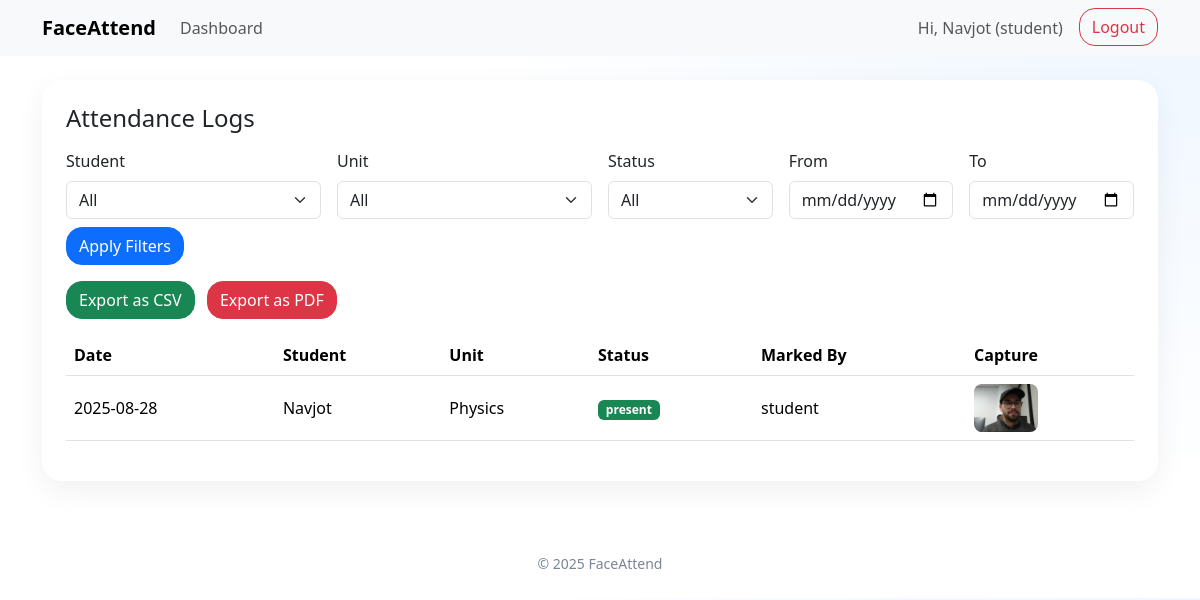
The page /attendance/logs (signed in) on the database its author committed.
### models.py (models this page shows, shortened)
class User(db.Model, UserMixin):
    id = db.Column(db.Integer, primary_key=True)
    name = db.Column(db.String(120), nullable=False)
    email = db.Column(db.String(120), unique=True, nullable=False)
    student_id = db.Column(db.String(50), nullable=True, index=True)
    role = db.Column(db.String(20), nullable=False, default="student")  # student, instructor, admin
    password_hash = db.Column(db.String(256), nullable=False)
    face_image_path = db.Column(db.String(255), nullable=True)  # reference image
    created_at = db.Column(db.DateTime, default=datetime.utcnow, nullable=False)
    enrollments = db.relationship('Enrollment', back_populates='user', cascade="all, delete-orphan")
    attendances = db.relationship('Attendance', back_populates='user', cascade="all, delete-orphan")

class Attendance(db.Model):
    id = db.Column(db.Integer, primary_key=True)
    user_id = db.Column(db.Integer, db.ForeignKey('user.id'), nullable=False, index=True)
    unit_id = db.Column(db.Integer, db.ForeignKey('unit.id'), nullable=False, index=True)
    date = db.Column(db.Date, default=date.today, nullable=False, index=True)
    status = db.Column(db.String(10), default="present", nullable=False)  # present/absent
    captured_image_path = db.Column(db.String(255), nullable=True)
    marked_by = db.Column(db.String(20), default="student", nullable=False)  # student/instructor/admin
    created_at = db.Column(db.DateTime, default=datetime.utcnow, nullable=False)
    user = db.relationship('User', back_populates='attendances')
    unit = db.relationship('Unit', back_populates='attendances')

class Unit(db.Model):
    id = db.Column(db.Integer, primary_key=True)
    name = db.Column(db.String(120), unique=True, nullable=False)
    description = db.Column(db.String(250))
    enrollments = db.relationship('Enrollment', back_populates='unit', cascade="all, delete-orphan")
    attendances = db.relationship('Attendance', back_populates='unit', cascade="all, delete-orphan")

### routes/attendance_routes.py (the view)
@attendance_bp.route('/logs', methods=['GET'])
@login_required
def logs():
    student = request.args.get('student', type=int)
    unit_id = request.args.get('unit_id', type=int)
    status = request.args.get('status', type=str)
    date_from = request.args.get('date_from')
    date_to = request.args.get('date_to')
    q = Attendance.query
    if current_user.role == 'student':
        q = q.filter(Attendance.user_id == current_user.id)
    else:
        if student:
            q = q.filter(Attendance.user_id == student)
    if unit_id:
        q = q.filter(Attendance.unit_id == unit_id)
    if status in ('present', 'absent'):
        q = q.filter(Attendance.status == status)
    if date_from:
        q = q.filter(Attendance.date >= datetime.strptime(date_from, "%Y-%m-%d").date())
    if date_to:
        q = q.filter(Attendance.date <= datetime.strptime(date_to, "%Y-%m-%d").date())
    logs = q.order_by(Attendance.date.desc(), Attendance.id.desc()).all()
    students = User.query.order_by(User.name.asc()).all()
    units = Unit.query.order_by(Unit.name.asc()).all()
    return render_template('logs.html', logs=logs, students=students, units=units)

### routes/auth_routes.py (called while the page is built)
@login_manager.user_loader
def load_user(user_id):
    return User.query.get(int(user_id))

### templates/logs.html (shortened to what this page needs)
{% extends 'base.html' %}
{% block content %}
<div class="card p-4">
  <h4 class="mb-3">Attendance Logs</h4>
  <form class="row g-3 mb-3" method="get">
    <div class="col-md-3">
      <label class="form-label">Student</label>
      <select class="form-select" name="student">
        <option value="">All</option>
      </select>
    </div>
    <div class="col-md-3">
      <label class="form-label">Unit</label>
      <select class="form-select" name="unit_id">
        <option value="">All</option>
      </select>
    </div>
    <div class="col-md-2">
      <label class="form-label">Status</label>
      <select class="form-select" name="status">
        <option value="">All</option>
      </select>
    </div>
    <div class="col-md-2">
      <label class="form-label">From</label>
      <input type="date" class="form-control" name="date_from" value="{{ date_from_filter or '' }}">
    </div>
    <div class="col-md-2">
      <label class="form-label">To</label>
      <input type="date" class="form-control" name="date_to" value="{{ date_to_filter or '' }}">
    </div>
    <div class="col-md-12 mt-2">
      <button class="btn btn-primary">Apply Filters</button>
    </div>
  </form>
  <div class="mb-3">
    <a href="{{ url_for('attendance.export_csv') }}" class="btn btn-success me-2">
       Export as CSV
    </a>
    <a href="{{ url_for('attendance.export_pdf') }}" class="btn btn-danger">
       Export as PDF
    </a>
  </div>
  <div class="table-responsive">
    <table class="table align-middle">
      <thead>
        <tr>
          <th>Date</th>
          <th>Student</th>
          <th>Unit</th>
          <th>Status</th>
          <th>Marked By</th>
          <th>Capture</th>
        </tr>
      </thead>
      <tbody>
        {% for log in logs %}
          <tr>
            <td>{{ log.date.strftime('%Y-%m-%d') }}</td>
            <td>{{ log.user.name if log.user else '-' }}</td>
            <td>{{ log.unit.name if log.unit else '-' }}</td>
            <td>
              <span class="badge {% if log.status=='present' %}text-bg-success{% else %}text-bg-secondary{% endif %}">
                {{ log.status }}
              </span>
            </td>
            <td>{{ log.marked_by }}</td>
            <td>
              {% if log.captured_image_path %}
                <img src="{{ url_for('static', filename=log.captured_image_path|replace('\\','/')) }}"
                     alt="cap" style="height:48px;border-radius:.5rem;">
              {% else %}
                -
              {% endif %}
            </td>
          </tr>
        {% endfor %}
      </tbody>
    </table>
  </div>
</div>
{% endblock %}

### templates/base.html (shortened to what this page needs)
<!doctype html>
<html lang="en">
<head>
  <link href="https://cdn.jsdelivr.net/npm/bootstrap@5.3.3/dist/css/bootstrap.min.css" rel="stylesheet">
</head>
<body>
<nav class="navbar navbar-expand-lg bg-body-tertiary mb-4">
  <div class="container">
    <a class="navbar-brand fw-bold" href="{{ url_for('attendance.dashboard') }}">FaceAttend</a>
    <div class="collapse navbar-collapse" id="nav">
      <ul class="navbar-nav me-auto mb-2 mb-lg-0">
        {% if current_user.is_authenticated %}
          <li class="nav-item"><a class="nav-link" href="{{ url_for('attendance.dashboard') }}">Dashboard</a></li>
        {% endif %}
      </ul>
      <ul class="navbar-nav">
        {% if not current_user.is_authenticated %}
          <li class="nav-item"><a class="nav-link" href="{{ url_for('auth.login') }}">Login</a></li>
          <li class="nav-item"><a class="nav-link" href="{{ url_for('auth.register') }}">Register</a></li>
        {% else %}
          <li class="nav-item"><span class="nav-link">Hi, {{ current_user.name }} ({{ current_user.role }})</span></li>
          <li class="nav-item"><a class="btn btn-outline-danger ms-2" href="{{ url_for('auth.logout') }}">Logout</a></li>
        {% endif %}
      </ul>
    </div>
  </div>
</nav>
<div class="container mb-5">
  {% block content %}{% endblock %}
</div>
<footer class="container text-center small py-4">© {{ 2025 }} FaceAttend</footer>
</body>
</html>

### templates/base.html (style rules this page uses)
body { background: radial-gradient(1200px 800px at top right, #eef6ff, #ffffff 60%); }
.navbar { backdrop-filter: blur(8px); }
.card { border: 0; border-radius: 1.25rem; box-shadow: 0 10px 30px rgba(0,0,0,.06); }
.btn { border-radius: 1rem; }
footer { color:#7a8596; }

### rows shown on the page
User: name "Navjot", role "student"
Attendance: date "2025-08-28", user "Navjot", unit "Physics", status "present", marked_by "student"

### other values the page prints
{{ 2025 }} "2025"
